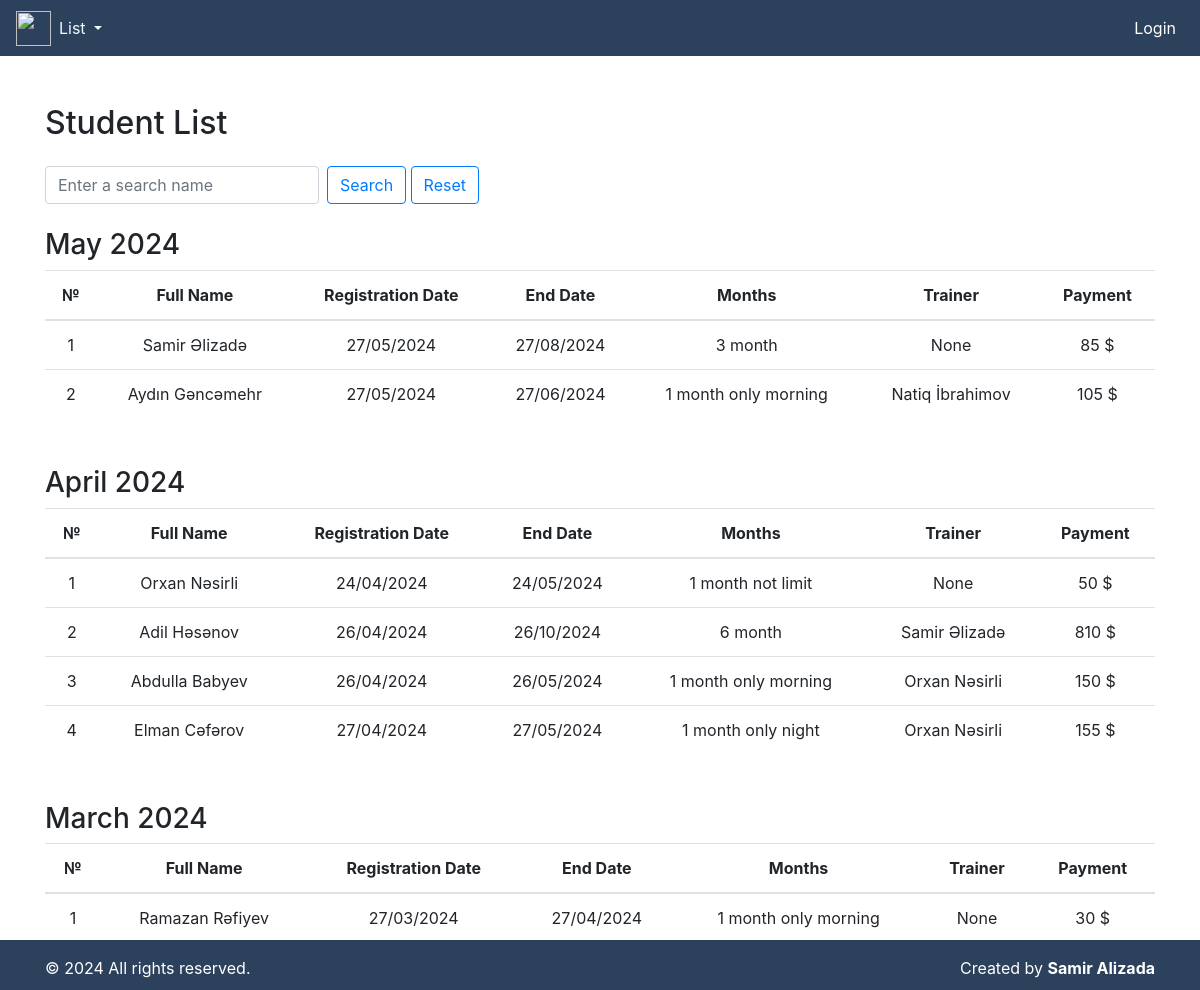
Before: / with the older database file.
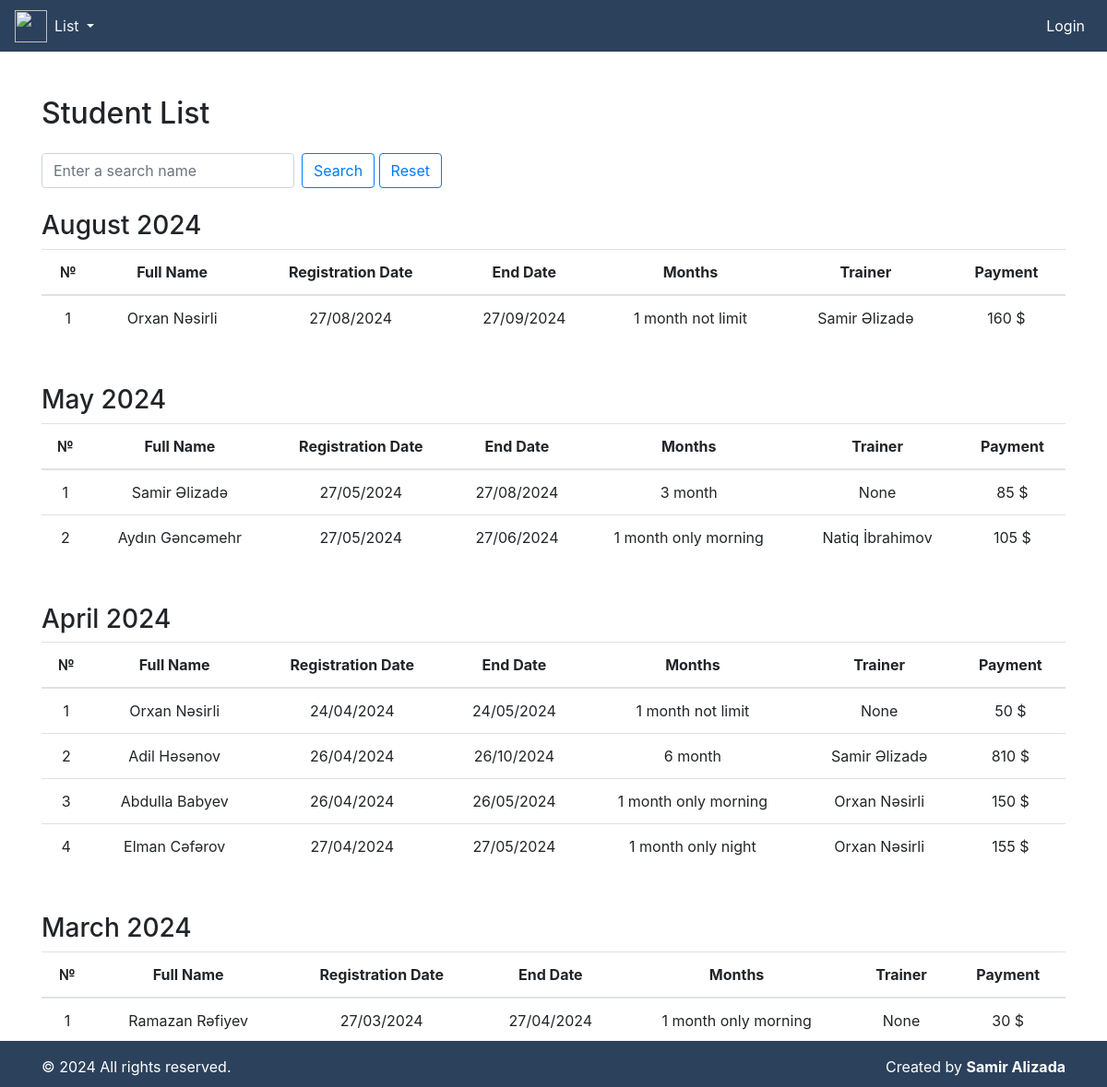
After: the same page with the newer database file.
### fitness/models.py (models this page shows, shortened)
class Student(models.Model):
    full_name = models.CharField(max_length=100)
    registration_date = models.DateField(default=timezone.now)
    months_duration = models.ForeignKey(MonthlyPricing, on_delete=models.CASCADE, null=True, blank=True)
    trainer = models.ForeignKey(Trainer, on_delete=models.CASCADE, null=True, blank=True)
    payment = models.IntegerField(default=0)
    end_date = models.DateField(null=True, blank=True)

class MonthlyPricing(models.Model):
    name = models.CharField(max_length=30, null=True)
    month = models.IntegerField()
    price = models.IntegerField()
    def __str__(self) -> str:
        return f"{self.name}"

class Trainer(models.Model):
    full_name = models.CharField(max_length=100)
    registration_date = models.DateField(default=timezone.now)
    monthly_fee = models.IntegerField()
    student_fee = models.IntegerField()
    def __str__(self) -> str:
        return f"{self.full_name}"

### fitness/views.py (the view)
# urls.py: path('', student_list, name='student_list'),
def student_list(request):
    today = date.today()
    query = request.GET.get('q')
    students = Student.objects.all()
    if query:
        students = students.filter(full_name__icontains=query)
    grouped_students_dict = {}
    for student in students:
        month_key = student.registration_date.strftime('%Y-%m')
        month_display = student.registration_date.strftime('%B %Y')
        if month_key not in grouped_students_dict:
            grouped_students_dict[month_key] = {
                'display': month_display,
                'students': []
            }
        grouped_students_dict[month_key]['students'].append(student)
    sorted_grouped_students_list = sorted(
        grouped_students_dict.items(),
        key=lambda x: x[0],
        reverse=True
    )
    sorted_grouped_students_dict = {
        item[1]['display']: item[1]['students']
        for item in sorted_grouped_students_list
    }
    return render(request, 'student_list.html', {'grouped_students': sorted_grouped_students_dict, 'today': today})

### templates/student_list.html (shortened to what this page needs)
{% include "index.html" %}
{% block content %}
<div class="container mt-5">
    <h2 class="mb-4">Student List</h2>
    <form method="GET" class="mb-3">
        <div class="form-inline mb-4">
            <input type="text" name="q" class="form-control mr-sm-2" placeholder="Enter a search name">
            <button class="btn btn-outline-primary my-2 my-sm-0" type="submit">Search</button>
            <a href="{% url 'student_list' %}"><button class="btn btn-outline-primary my-2 my-sm-0" type="submit">Reset</button>
            </a>
        </div>
    </form>
    {% for month, students in grouped_students.items %}
        <h3>{{ month }}</h3>
        <table class="table text-center mb-5">
            <thead>
                <tr>
                    <th scope="col">№</th>
                    <th scope="col">Full Name</th>
                    <th scope="col">Registration Date</th>
                    <th scope="col">End Date</th>
                    <th scope="col">Months</th>
                    <th scope="col">Trainer</th>
                    <th scope="col">Payment</th>
                </tr>
            </thead>
            <tbody>
                {% for student in students %}
                    <tr class="{% if student.end_date == today %}end-date-today{% elif student.end_date < today %}end-date-past{% endif %}">
                        <td>{{ forloop.counter }}</td>
                        <td>{{ student.full_name }}</td>
                        <td>{{ student.registration_date|date:"d/m/Y" }}</td>
                        <td>{{ student.end_date|date:"d/m/Y" }}</td>
                        <td>{{ student.months_duration }}</td>
                        <td>{{ student.trainer }}</td>
                        <td>{{ student.payment }} $</td>
                    </tr>
                {% endfor %}
            </tbody>
        </table>
    {% endfor %}
</div>
{% endblock content %}

Changed rows visible on the page:
added Student: month "August 2024", full_name "Orxan Nəsirli", registration_date "27/08/2024", end_date "27/09/2024", months_duration "1 month not limit", trainer "Samir Əlizadə", payment "160"
